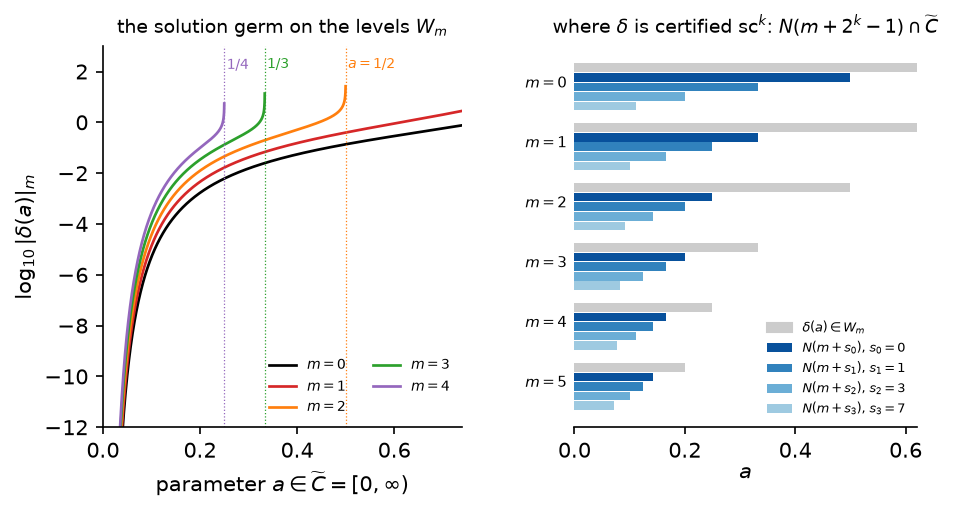

Write Python code to recreate this figure.
"""Figure for Chapter 3: a contraction germ, its solution germ, and the shrinking of the germ.

The model (exposition §3, "An interactive look at a contraction germ").  W is the space of real
sequences w = (w_1, w_2, ...) with the sc-structure

    |w|_m^2 = sum_k e^{2 m k} |w_k|^2,      W_m = {w : |w|_m < infinity},

(the inclusions W_{m+1} -> W_m are compact because e^{2k} -> infinity, finite sequences are dense in
every W_m).  The parameter space is V = R with the partial quadrant C~ = [0, infinity).  Put

    B(a, w) = a w + beta(a),     beta(a)_k = a e^{-k/a}  (a > 0),   beta(0) = 0,

so that f(a, w) = w - B(a, w) is an sc^0-contraction germ: B(a, .) has Lipschitz constant |a| on every
level, which is <= eps for |a| < eps.  The solution germ is

    delta(a) = beta(a) / (1 - a),   |delta(a)|_m^2 = (a/(1-a))^2 q / (1 - q),   q = e^{2(m - 1/a)},

finite exactly for a < 1/m: the solution lies on level m only for parameters a < 1/m.  With the
germ of neighbourhoods N(m) = (-1/(m+2), 1/(m+2)) (so that B(a, .) is a 1/2-contraction and beta is
continuous into W_m on N(m) n C~), the proof of Theorem 3.33 certifies that delta is sc^k on the
shrunken germ N(m + s_k) n C~ with s_k = 2^k - 1 (exposition §3.5), i.e. on [0, 1/(m + 2^k + 1)).

Left: log10 |delta(a)|_m against a for m = 0, ..., 4; the curve for level m blows up at a = 1/m.
Right: for each level m (rows), the interval [0, 1/m) where delta(a) is in W_m at all (grey), the
germ N(m) n C~ of the contraction germ (k = 0), and the shrunken germs N(m + s_k) n C~ for k = 1, 2, 3.

Writes fig3-germ.png (150 dpi, 7 inches wide).  Run as a script to print the numbers quoted in the
text.
"""
import matplotlib
matplotlib.use("Agg")
import matplotlib.pyplot as plt
from matplotlib.patches import Patch
import numpy as np


def norm_delta(a, m):
    """|delta(a)|_m for 0 < a < 1 (infinity when a >= 1/m)."""
    a = np.asarray(a, dtype=float)
    out = np.full_like(a, np.inf)
    ok = (a > 0) & (a < 1) & ((m == 0) | (a * m < 1))
    q = np.exp(2.0 * (m - 1.0 / a[ok]))
    out[ok] = a[ok] / (1.0 - a[ok]) * np.sqrt(q / (1.0 - q))
    return out


def s(k):
    """The shift of Theorem 3.33 produced by the proof: s_0 = 0, s_{k+1} = 2 s_k + 1."""
    return 2 ** k - 1


def radius(m, k):
    """The radius of N(m + s_k): 1/(m + s_k + 2)."""
    return 1.0 / (m + s(k) + 2)


COLS = ["#08519c", "#3182bd", "#6baed6", "#9ecae1"]

fig = plt.figure(figsize=(7.0, 3.3))
gs = fig.add_gridspec(1, 2, width_ratios=[1.05, 1.0], wspace=0.32)
ax = fig.add_subplot(gs[0, 0])
bx = fig.add_subplot(gs[0, 1])

# ---------- left: the solution germ seen on the levels of W ----------
a = np.linspace(0.004, 0.74, 4000)
lev_cols = ["#000000", "#d62728", "#ff7f0e", "#2ca02c", "#9467bd"]
for m in range(5):
    with np.errstate(divide="ignore", invalid="ignore"):
        y = np.log10(norm_delta(a, m))
    y[~np.isfinite(y)] = np.nan
    ax.plot(a, y, color=lev_cols[m], lw=1.3, label=f"$m={m}$")
    if m >= 2:
        ax.axvline(1.0 / m, color=lev_cols[m], lw=0.6, ls=":")
ax.set_xlim(0, 0.74)
ax.set_ylim(-12, 3)
ax.set_xlabel("parameter $a\\in\\widetilde C=[0,\\infty)$")
ax.set_ylabel("$\\log_{10}|\\delta(a)|_m$")
ax.set_title("the solution germ on the levels $W_m$", fontsize=9)
ax.legend(fontsize=6.5, frameon=False, loc="lower right", ncol=2)
ax.text(0.505, 2.1, "$a=1/2$", fontsize=6.5, color=lev_cols[2])
ax.text(0.338, 2.1, "$1/3$", fontsize=6.5, color=lev_cols[3])
ax.text(0.255, 2.1, "$1/4$", fontsize=6.5, color=lev_cols[4])
for sp in ("top", "right"):
    ax.spines[sp].set_visible(False)

# ---------- right: the germs N(m + s_k) ----------
rows = range(6)
h = 0.16
for m in rows:
    y0 = 5 - m
    dom = 1.0 / m if m > 0 else 1.0
    bx.barh(y0 + 2 * h, min(dom, 0.62), height=h * 0.9, left=0, color="0.8", lw=0)
    for k in range(4):
        bx.barh(y0 + (1 - k) * h, radius(m, k), height=h * 0.9, left=0, color=COLS[k], lw=0,
                label=(f"$N(m+s_{k})$, $s_{k}={s(k)}$" if m == 0 else None))
handles, labels = bx.get_legend_handles_labels()
handles.insert(0, Patch(color="0.8"))
labels.insert(0, "$\\delta(a)\\in W_m$")
bx.set_yticks([5 - m + 0.08 for m in rows])
bx.set_yticklabels([f"$m={m}$" for m in rows], fontsize=7)
bx.set_xlim(0, 0.62)
bx.set_xlabel("$a$", labelpad=0)
bx.set_title("where $\\delta$ is certified sc$^k$: $N(m+2^k-1)\\cap\\widetilde C$", fontsize=9)
bx.legend(handles, labels, fontsize=6.0, frameon=False, loc="lower right")
for sp in ("top", "right", "left"):
    bx.spines[sp].set_visible(False)
bx.tick_params(axis="y", length=0)

fig.savefig("fig3-germ.png", dpi=150, bbox_inches="tight")

if __name__ == "__main__":
    for aa in (0.1, 0.2, 0.3):
        print(f"a={aa}: delta(a) in W_m exactly for m < 1/a = {1/aa:.2f}")
        for m in range(0, int(np.ceil(1 / aa))):
            print(f"   |delta({aa})|_{m} = {norm_delta(np.array([aa]), m)[0]:.3e}")
    for k in range(4):
        print(f"k={k}: s_k={s(k)}, radii of N(m+s_k) for m=0..3:",
              ", ".join(f"{radius(m, k):.4f}" for m in range(4)))
